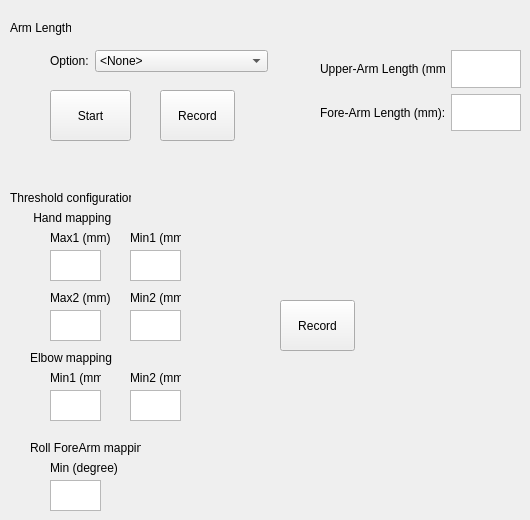
    <widget class="QWidget" name="tabArmMeasurement">
     <attribute name="title">
      <string>Configuration</string>
     </attribute>
     <widget class="QWidget" name="horizontalLayoutWidget_2">
      <property name="geometry">
       <rect>
        <x>50</x>
        <y>50</y>
        <width>221</width>
        <height>22</height>
       </rect>
      </property>
      <layout class="QHBoxLayout" name="horizontalLayout">
       <item>
        <widget class="QLabel" name="label">
         <property name="text">
          <string>Option:</string>
         </property>
        </widget>
       </item>
       <item>
        <widget class="QComboBox" name="ComboBoxArmMeasureOption">
         <item>
          <property name="text">
           <string>&lt;None&gt;</string>
          </property>
         </item>
         <item>
          <property name="text">
           <string>Manual Measurement</string>
          </property>
         </item>
         <item>
          <property name="text">
           <string>Automatical Measurement</string>
          </property>
         </item>
        </widget>
       </item>
       <item>
        <spacer name="horizontalSpacer">
         <property name="orientation">
          <enum>Qt::Horizontal</enum>
         </property>
         <property name="sizeHint" stdset="0">
          <size>
           <width>40</width>
           <height>20</height>
          </size>
         </property>
        </spacer>
       </item>
      </layout>
     </widget>
     <widget class="QWidget" name="gridLayoutWidget_7">
      <property name="geometry">
       <rect>
        <x>320</x>
        <y>50</y>
        <width>201</width>
        <height>81</height>
       </rect>
      </property>
      <layout class="QGridLayout" name="gridLayout_10">
       <item row="1" column="0">
        <widget class="QLabel" name="label_17">
         <property name="text">
          <string>Fore-Arm Length (mm):</string>
         </property>
        </widget>
       </item>
       <item row="0" column="0">
        <widget class="QLabel" name="label_18">
         <property name="text">
          <string>Upper-Arm Length (mm):</string>
         </property>
        </widget>
       </item>
       <item row="1" column="1">
        <widget class="QTextEdit" name="textEditForeArmLength"/>
       </item>
       <item row="0" column="1">
        <widget class="QTextEdit" name="textEditUpperArmLength"/>
       </item>
      </layout>
     </widget>
     <widget class="QPushButton" name="pushButtonArmMeasureRecord">
      <property name="geometry">
       <rect>
        <x>160</x>
        <y>90</y>
        <width>75</width>
        <height>51</height>
       </rect>
      </property>
      <property name="text">
       <string>Record</string>
      </property>
     </widget>
     <widget class="QPushButton" name="pushButtonArmMeasureStart">
      <property name="geometry">
       <rect>
        <x>50</x>
        <y>90</y>
        <width>81</width>
        <height>51</height>
       </rect>
      </property>
      <property name="text">
       <string>Start</string>
      </property>
     </widget>
     <widget class="QLabel" name="label_34">
      <property name="geometry">
       <rect>
        <x>10</x>
        <y>20</y>
        <width>61</width>
        <height>16</height>
       </rect>
      </property>
      <property name="text">
       <string>Arm Length</string>
      </property>
     </widget>
     <widget class="QLabel" name="label_35">
      <property name="geometry">
       <rect>
        <x>10</x>
        <y>190</y>
        <width>121</width>
        <height>16</height>
       </rect>
      </property>
      <property name="text">
       <string>Threshold configuration</string>
      </property>
     </widget>
     <widget class="QLabel" name="label_36">
      <property name="geometry">
       <rect>
        <x>30</x>
        <y>210</y>
        <width>151</width>
        <height>16</height>
       </rect>
      </property>
      <property name="text">
       <string> Hand mapping</string>
      </property>
     </widget>
     <widget class="QLabel" name="label_37">
      <property name="geometry">
       <rect>
        <x>30</x>
        <y>350</y>
        <width>151</width>
        <height>16</height>
       </rect>
      </property>
      <property name="text">
       <string>Elbow mapping</string>
      </property>
     </widget>
     <widget class="QLabel" name="label_38">
      <property name="geometry">
       <rect>
        <x>30</x>
        <y>440</y>
        <width>111</width>
        <height>16</height>
       </rect>
      </property>
      <property name="text">
       <string>Roll ForeArm mapping</string>
      </property>
     </widget>
     <widget class="QTextEdit" name="textEditHandThresholdMax1">
      <property name="geometry">
       <rect>
        <x>50</x>
        <y>250</y>
        <width>51</width>
        <height>31</height>
       </rect>
      </property>
     </widget>
     <widget class="QTextEdit" name="textEditHandThresholdMin1">
      <property name="geometry">
       <rect>
        <x>130</x>
        <y>250</y>
        <width>51</width>
        <height>31</height>
       </rect>
      </property>
     </widget>
     <widget class="QTextEdit" name="textEditElbowThresholdMin1">
      <property name="geometry">
       <rect>
        <x>50</x>
        <y>390</y>
        <width>51</width>
        <height>31</height>
       </rect>
      </property>
     </widget>
     <widget class="QTextEdit" name="textEditRollFAThresholdMin">
      <property name="geometry">
       <rect>
        <x>50</x>
        <y>480</y>
        <width>51</width>
        <height>31</height>
       </rect>
      </property>
     </widget>
     <widget class="QLabel" name="label_39">
      <property name="geometry">
       <rect>
        <x>50</x>
        <y>230</y>
        <width>61</width>
        <height>16</height>
       </rect>
      </property>
      <property name="text">
       <string>Max1 (mm)</string>
      </property>
     </widget>
     <widget class="QLabel" name="label_40">
      <property name="geometry">
       <rect>
        <x>130</x>
        <y>230</y>
        <width>51</width>
        <height>16</height>
       </rect>
      </property>
      <property name="text">
       <string>Min1 (mm)</string>
      </property>
     </widget>
     <widget class="QLabel" name="label_41">
      <property name="geometry">
       <rect>
        <x>50</x>
        <y>460</y>
        <width>71</width>
        <height>16</height>
       </rect>
      </property>
      <property name="text">
       <string>Min (degree)</string>
      </property>
     </widget>
     <widget class="QLabel" name="label_42">
      <property name="geometry">
       <rect>
        <x>50</x>
        <y>370</y>
        <width>51</width>
        <height>16</height>
       </rect>
      </property>
      <property name="text">
       <string>Min1 (mm)</string>
      </property>
     </widget>
     <widget class="QPushButton" name="pushButtonThresholdRecord">
      <property name="geometry">
       <rect>
        <x>280</x>
        <y>300</y>
        <width>75</width>
        <height>51</height>
       </rect>
      </property>
      <property name="text">
       <string>Record</string>
      </property>
     </widget>
     <widget class="QLabel" name="label_50">
      <property name="geometry">
       <rect>
        <x>50</x>
        <y>290</y>
        <width>61</width>
        <height>16</height>
       </rect>
      </property>
      <property name="text">
       <string>Max2 (mm)</string>
      </property>
     </widget>
     <widget class="QTextEdit" name="textEditHandThresholdMin2">
      <property name="geometry">
       <rect>
        <x>130</x>
        <y>310</y>
        <width>51</width>
        <height>31</height>
       </rect>
      </property>
     </widget>
     <widget class="QLabel" name="label_51">
      <property name="geometry">
       <rect>
        <x>130</x>
        <y>290</y>
        <width>51</width>
        <height>16</height>
       </rect>
      </property>
      <property name="text">
       <string>Min2 (mm)</string>
      </property>
     </widget>
     <widget class="QTextEdit" name="textEditHandThresholdMax2">
      <property name="geometry">
       <rect>
        <x>50</x>
        <y>310</y>
        <width>51</width>
        <height>31</height>
       </rect>
      </property>
     </widget>
     <widget class="QLabel" name="label_52">
      <property name="geometry">
       <rect>
        <x>130</x>
        <y>370</y>
        <width>51</width>
        <height>16</height>
       </rect>
      </property>
      <property name="text">
       <string>Min2 (mm)</string>
      </property>
     </widget>
     <widget class="QTextEdit" name="textEditElbowThresholdMin2">
      <property name="geometry">
       <rect>
        <x>130</x>
        <y>390</y>
        <width>51</width>
        <height>31</height>
       </rect>
      </property>
     </widget>
    </widget>
